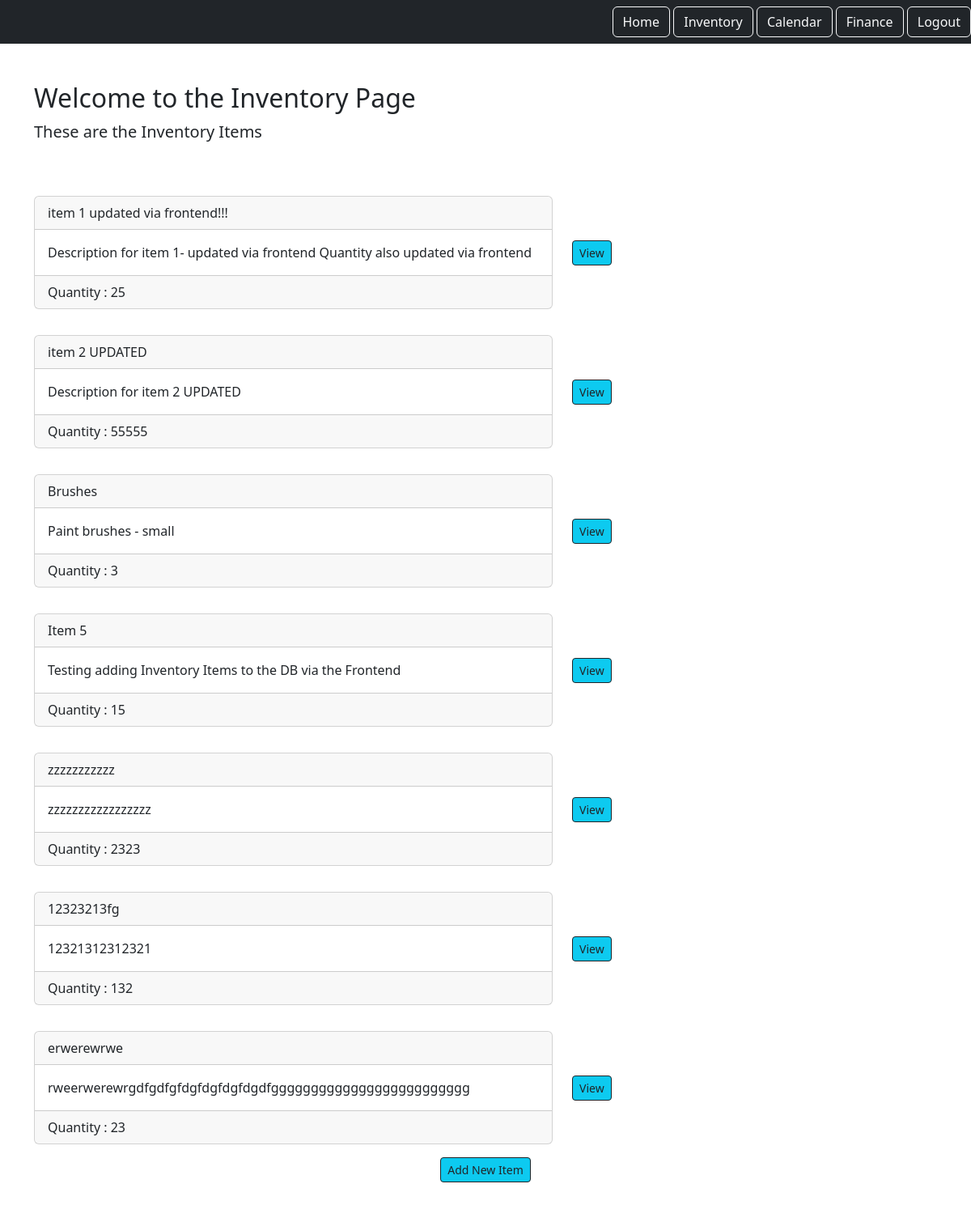
The page /inventory/ (signed in) on the database as committed earlier.
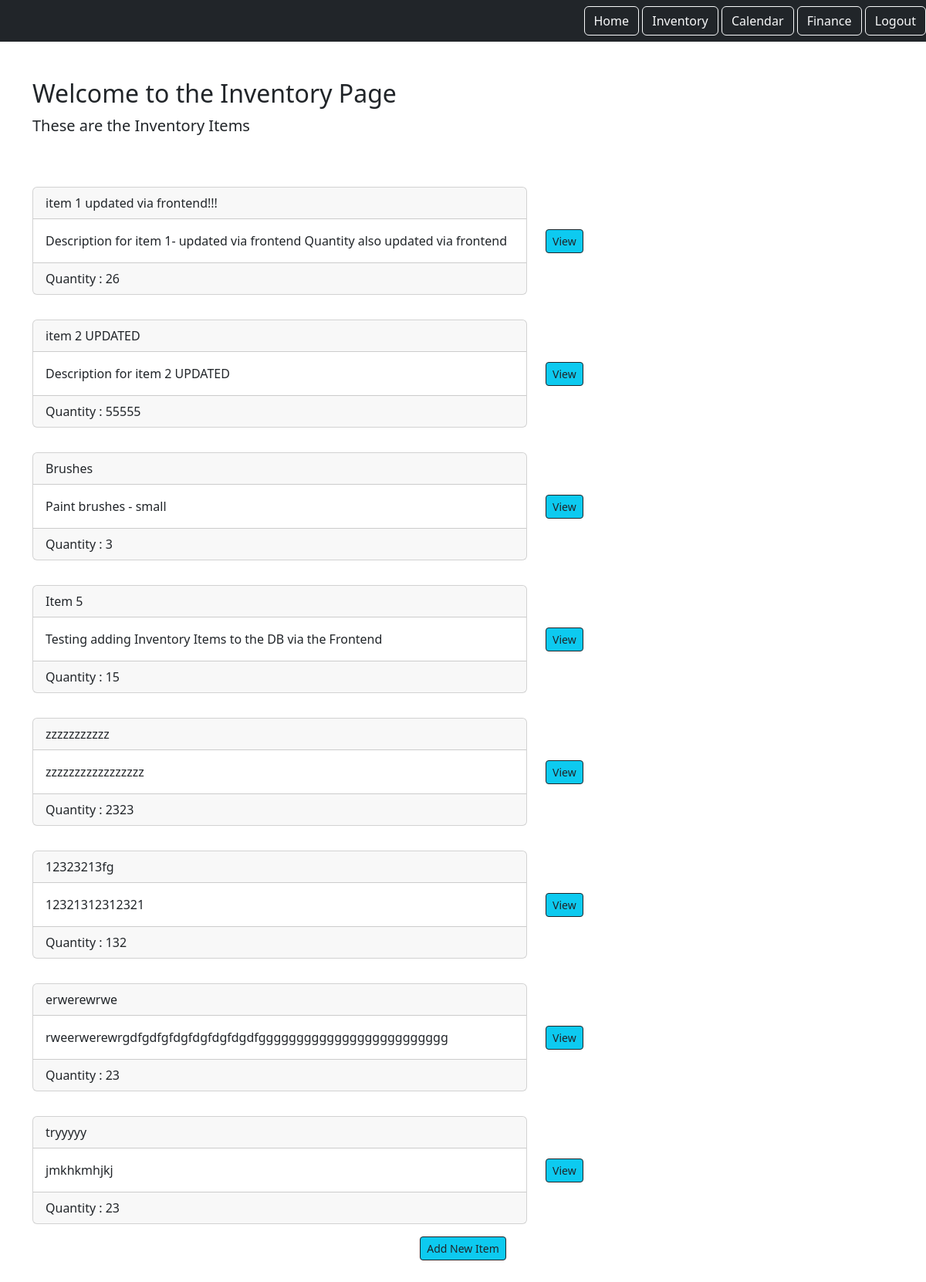
The same page on the database as committed later.
### inventory_component/models.py (models this page shows)
class Inventory(models.Model):
    item = models.CharField(max_length=255)
    description = models.TextField()
    quantity = models.PositiveIntegerField()
    user = models.ForeignKey(User, on_delete=models.CASCADE, related_name='items')

### inventory_component/views.py (the view)
# urls.py: path('', views.InventoryList.as_view(), name="inventory_list"),
class InventoryList(LoginRequiredMixin, ListView):
    model = Inventory
    context_object_name = "items"
    template_name = "inventory_list.html"
    login_url = '/login'
    def get_queryset(self):
        return self.request.user.items.all()

### inventory_component/templates/Inventory_list.html (shortened to what this page needs)
{% extends 'base.html' %}
{% load static %}
{% block content %}
    <div class="row">
        <div class="col">
            <div class="item_list_heading mb-5">
                <h1 class="fs-2">Welcome to the Inventory Page</h1>
                <p class="fs-5">These are the Inventory Items</p>
            </div>
        </div>
    </div>
    <div class="row">
        {% for item in items %}
        	<div class="col-md-7 py-3">
                <div class="card">
                    <div class="card-header">
                        {{ item.item }}
                    </div>
                    <div class="card-body ">
                        {{ item.description }}
                    </div>
                    <div class="card-footer">
                        Quantity : {{ item.quantity }}
                    </div>
                </div>
            </div>
        <div class="col-md-5 py-3 d-flex align-items-center">
        <a href="{% url 'item.detail' pk=item.id %}" class="btn btn-info btn-sm btn-outline-dark">View</a>
    </div>
        {% endfor %}
    <div class="text-center">
    <a href="{% url 'item.new' %}" class="btn btn-info btn-sm btn-outline-dark">Add New Item</a>
    </div>
{% endblock content %}

Rows that differ between the two databases and show on the page:
changed Inventory "item 1 updated via frontend!!!": quantity "25" → "26"
added Inventory: item "tryyyyy", description "jmkhkmhjkj", quantity "23"
